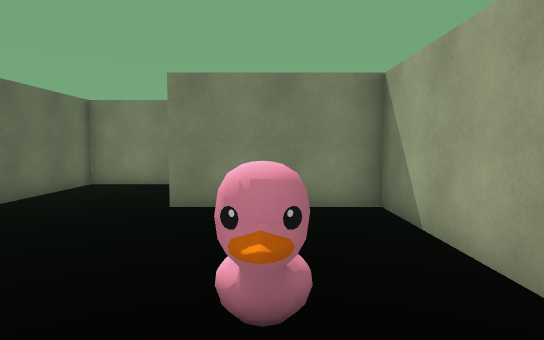
view 1 (above)

24 first-person views from a walk through a scene from a Unity 3-D project. The camera is 1.4 m above the floor, tilts 4° down and sees 75° across. The floor is counted in squares, 1 m on a side. Each view is taken from the middle of a square. On the plan, view 1 faces up. The plan holds only what a view shows up to about 15 squares ahead; the rest is blank. The place goes on beyond the plan. The player is left out.

view 2
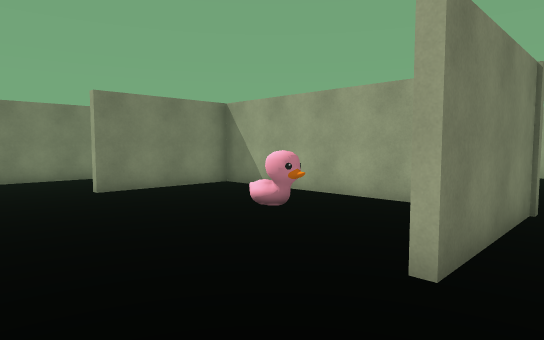

view 3
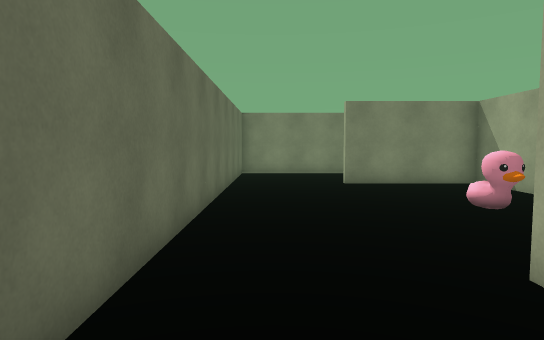

view 4
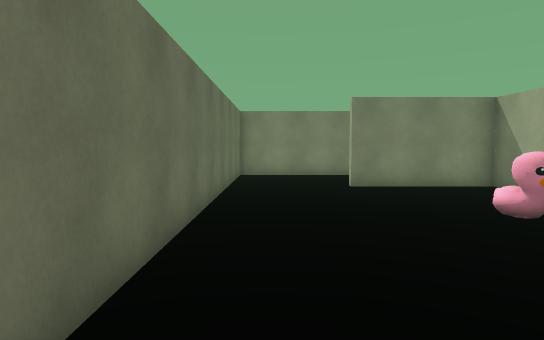

view 5
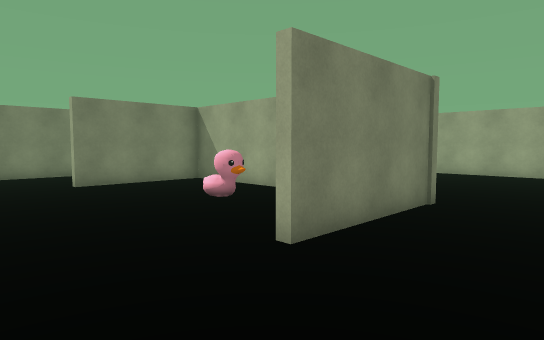

view 6
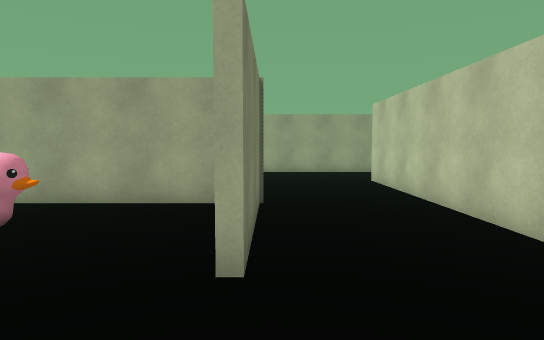

view 7
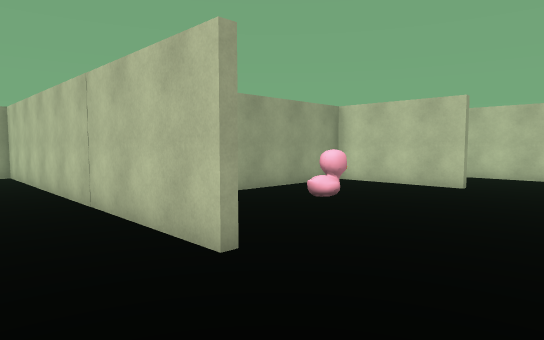

view 8
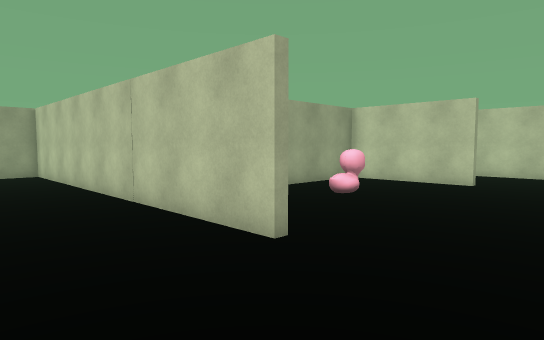

view 9
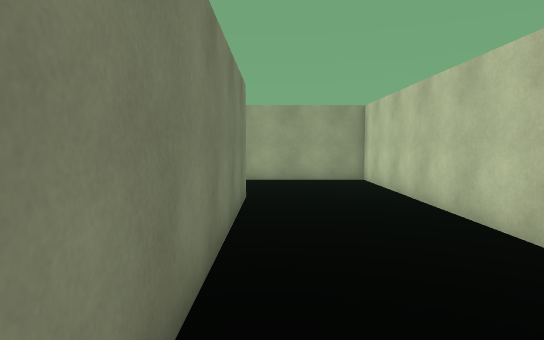

view 10
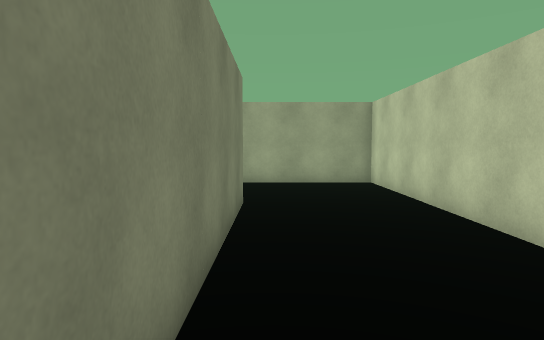

view 11
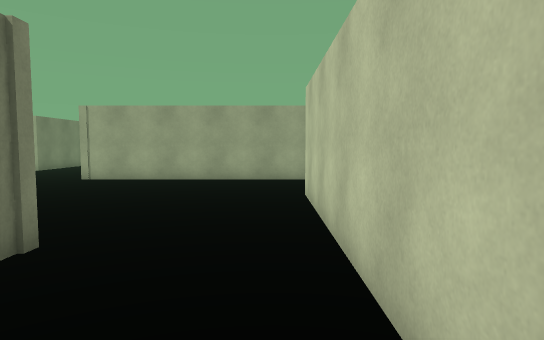

view 12
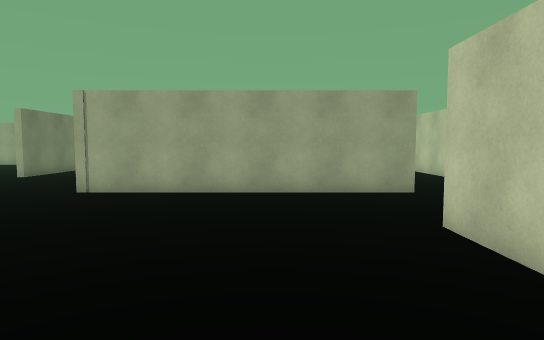

view 13
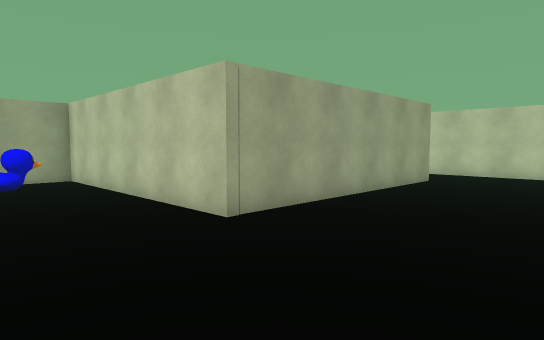

view 14
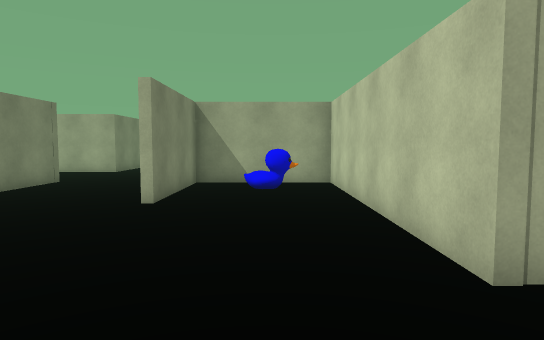

view 15
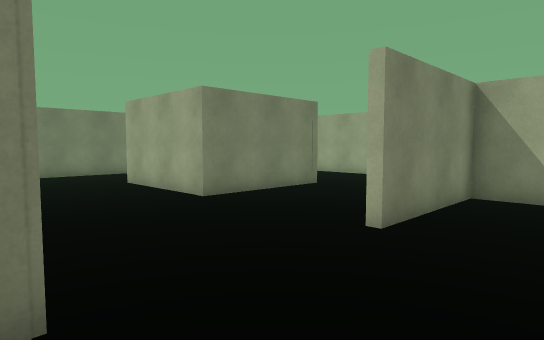

view 16
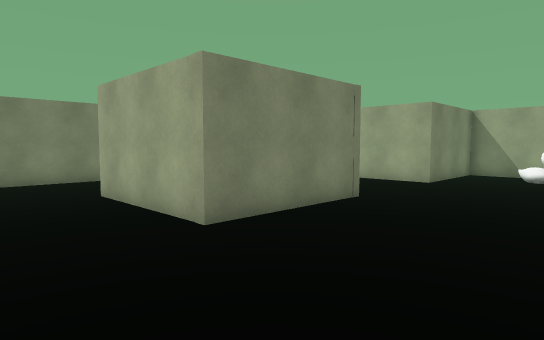

view 17
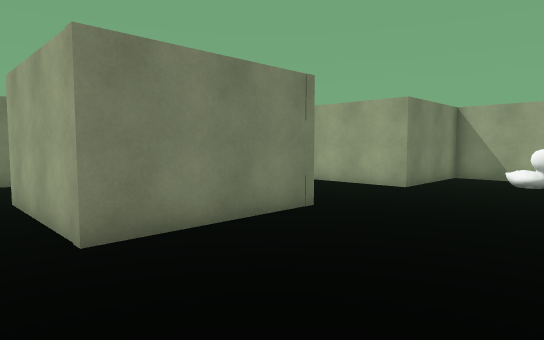

view 18
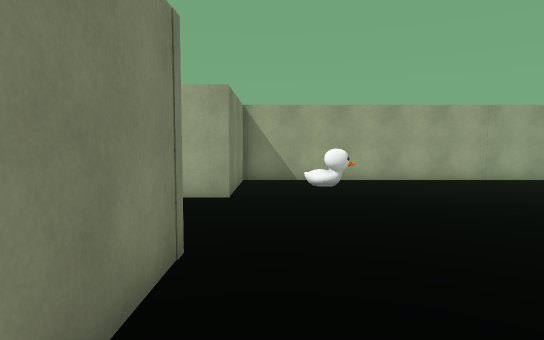

view 19
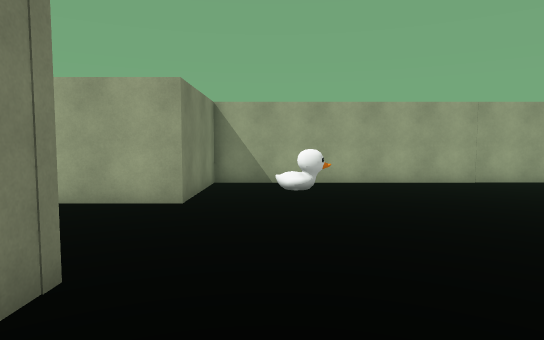

view 20
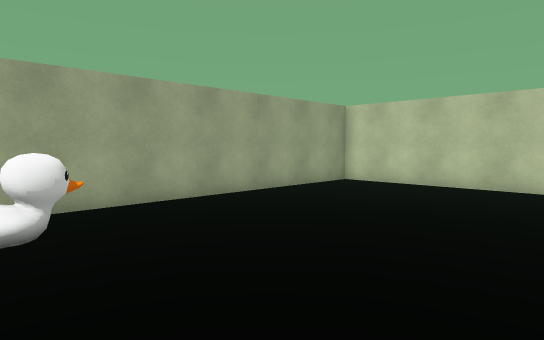

view 21
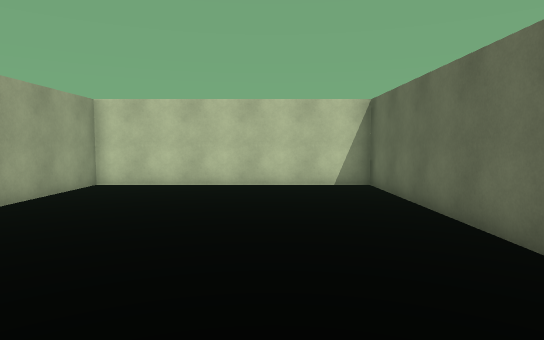

view 22
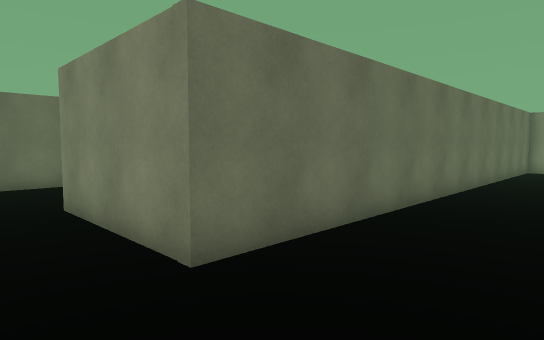

view 23
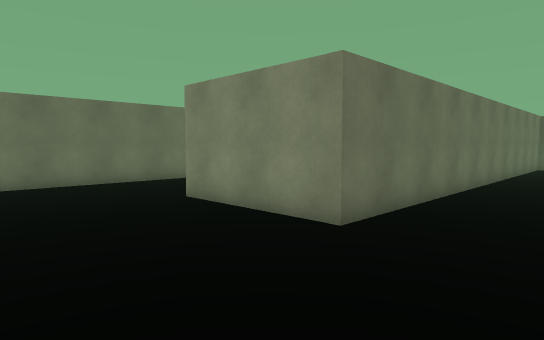

view 24
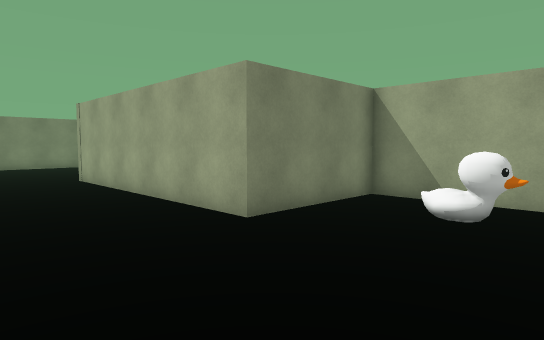

### Floor plan
Points are (right, up) in squares from view 1. A wall is a line through its corners. A room is listed if a view was taken in it or the views show most of it. See-through windows are left out.
Room 1 (views 1, 2, 3, 4, 5, 6, 7, 8, 9, 10)
walls: (7.4, 12.7) (-6.5, 12.7) (-6.5, -3.1); (-2.4, -1.5) (2.5, -1.5) (2.5, 8) (-2.3, 8) (-2.3, 8.3) (12.5, 8.3) (12.5, 13.1)
ways out: opening at (-2.7, -4) to room 2
objects: other object (0, 3)
Room 2 (views 11, 12, 13, 14, 15, 16, 17, 18, 19, 20, 21, 22, 23, 24)
walls: (22.5, 6.6) (22.5, -1.5) (32.2, -1.5) (32.2, 13.2) (27.5, 13.2) (27.5, 22.5); (12.5, -7.2) (12.5, 2.8) (22.2, 2.8) (22.2, 8) (17.5, 8) (17.5, 8.2); (12.6, 16) (12.6, 9.8); (2.9, -1.7) (-2.4, -1.7); (9.2, -10.7) (10.6, -10.7); (22.5, 22.5) (22.5, 13.2) (17.5, 13.2) (17.5, 18.2); (-3.9, -5.9) (8.1, -5.9)
ways out: opening at (-2.7, -4) to room 1
objects: other object (20, 5) to (21, 5); other object (30, 10)

Where each view was taken, in squares from view 1:
view 1: 0 up, 0 right, facing up
view 2: 3 down, 6 left, facing up-right
view 3: 5 down, 5 left, facing up
view 4: 4 down, 5 left, facing up
view 5: 5 down, 6 left, facing up-right
view 6: 2 down, 6 left, facing right
view 7: 11 up, 6 left, facing down-right
view 8: 12 up, 6 left, facing down-right
view 9: 12 up, 2 left, facing right
view 10: 12 up, 1 left, facing right
view 11: 5 down, 2 left, facing right
view 12: 3 down, 2 right, facing right
view 13: 7 up, 7 right, facing down-right
view 14: 5 up, 9 right, facing right
view 15: 5 up, 12 right, facing up-right
view 16: 8 up, 14 right, facing up-right
view 17: 8 up, 16 right, facing up-right
view 18: 12 up, 18 right, facing right
view 19: 11 up, 19 right, facing right
view 20: 11 up, 24 right, facing down-right
view 21: 11 up, 26 right, facing down
view 22: 11 up, 26 right, facing up-left
view 23: 8 up, 26 right, facing up-left
view 24: 8 up, 23 right, facing up-right
